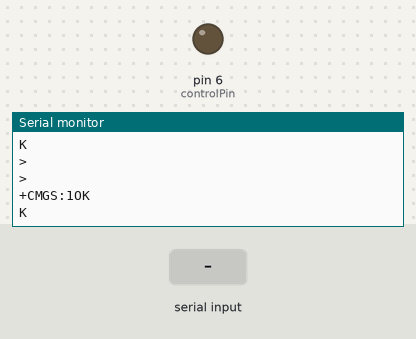
Bench run of a sketch on a simulated Arduino Uno, built with avr-gcc and run on an emulated ATmega328P. Parts: output pins drawn as LEDs (lit = HIGH), the last lines printed to the serial monitor. The test bench sets the inputs (shaded band). The modem accepts every AT command (registered, SIM ready, sends succeed) and sends nothing else.

Above: at 4.7 s.
4.8 s: "m" received over the second serial link
At 6.2 s:
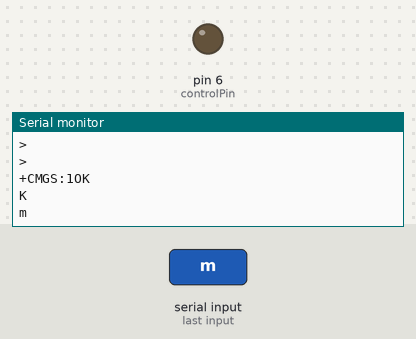
6.5 s: "n" received over the second serial link
At 7.6 s:
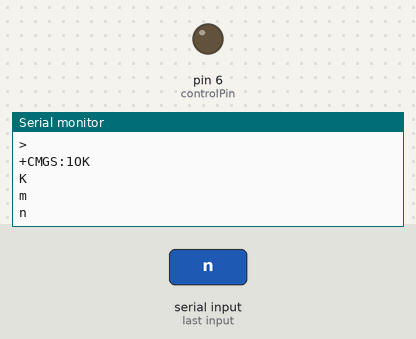
8.0 s: "1" received over the second serial link
At 8.8 s:
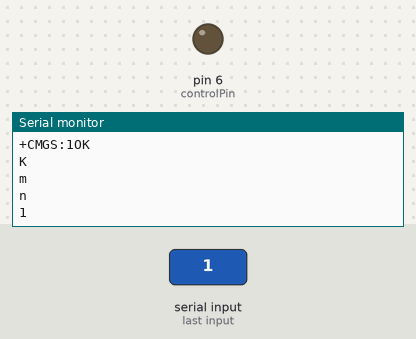

The sketch:

sending_receiving_final.ino
```cpp
#include "SoftwareSerial.h"

SoftwareSerial mySerial(9, 10);  // SoftwareSerial instance for SIM800L module
String cmd = "";
const int controlPin = 6;  // Digital pin 6 for control

void setup() {
  pinMode(controlPin, OUTPUT);
  mySerial.begin(9600);  // Initialize SoftwareSerial
  Serial.begin(9600);   // Initialize Serial for debugging
  Serial.println("Initializing...");
  delay(1000);
  mySerial.println("AT");  // Sends an ATTENTION command, reply should be OK
  updateSerial();
  mySerial.println("AT+CMGF=1");  // Configuration for sending SMS
  updateSerial();
  mySerial.println("AT+CNMI=1,2,0,0,0");  // Configuration for receiving SMS
  updateSerial();

  // Sending SMS
  mySerial.println("AT+CMGS=\"+8801601313077\"");  // Replace with the destination phone number
  updateSerial();
  mySerial.print("safwanchodu");  // Replace with your desired message
  updateSerial();
  mySerial.write(26);  // Send Ctrl+Z to indicate the end of the message
}

void loop() {
  updateSerial();
}

void updateSerial() {
  cmd = "";
  while (mySerial.available()) {
    cmd += (char)mySerial.read();
    if (cmd != "") {
      cmd.trim();  // Remove added LF in transmit
    }
  }
  Serial.print(cmd);
  Serial.println("");
  if (cmd != "") {
    char message = cmd.charAt(cmd.length() - 1);
    Serial.println(message);
    if (message == 'm') {
      digitalWrite(controlPin, HIGH);  // Set digital pin 6 to 5V
    } else if (message == 'n') {
      digitalWrite(controlPin, LOW);  // Set digital pin 6 to 0V
    }
  }
  delay(500);
   while (Serial.available())
  {
    mySerial.write(Serial.read());//Forward what Serial received to Software Serial Port
  }
  while(mySerial.available())
  {
    Serial.write(mySerial.read());//Forward what Software Serial received to Serial Port
  }
}
```

Measured:
- after the input at 4.8 s, the serial monitor: prints a new line after 0.28 s (image 1)
- after the input at 6.5 s, the serial monitor: prints a new line after 0.08 s (image 2)
- after the input at 8.0 s, the serial monitor: prints a new line after 0.08 s (image 3)
